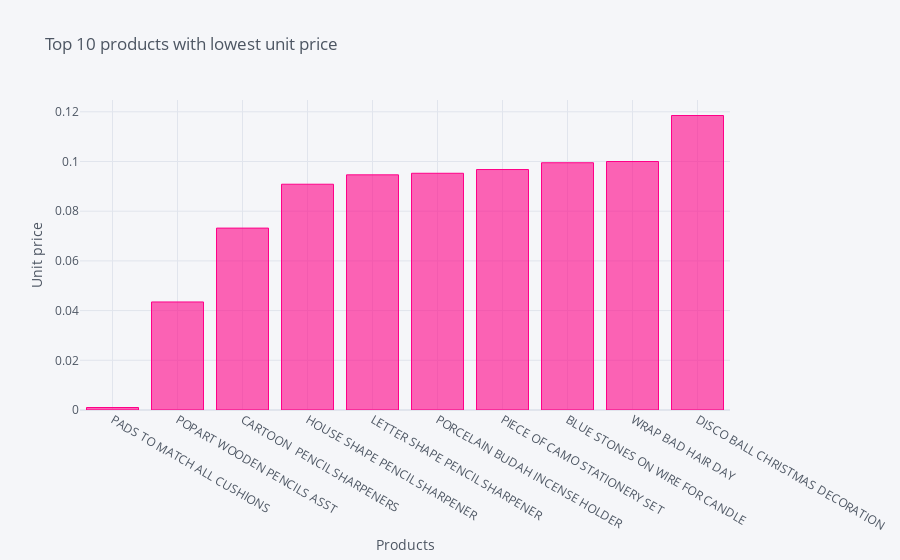

The notebook cell saved with this chart:
### Code cell
# visualize top 10 product lowest avg unitprice 
df = data4[['Description', 'UnitPrice']].groupby(['Description']).agg('mean') 
df2 = df.reset_index() 
df3 = df2.sort_values(by='UnitPrice', ascending=True).head(10)

df3.iplot(kind='bar', x='Description', xTitle='Products', yTitle='Unit price', 
           title='Top 10 products with lowest unit price', color='pink')

### Figure 1 — Plotly figure (JSON) as saved in the notebook; plotly's stock layout.template omitted (floating-point values rounded to 4 significant figures)
{"data": [{"marker": {"color": "rgba(255, 0, 136, 0.6)", "line": {"color": "rgba(255, 0, 136, 1.0)", "width": 1}}, "name": "UnitPrice", "orientation": "v", "text": "", "type": "bar", "x": ["PADS TO MATCH ALL CUSHIONS", "POPART WOODEN PENCILS ASST", "CARTOON  PENCIL SHARPENERS", "HOUSE SHAPE PENCIL SHARPENER", "LETTER SHAPE PENCIL SHARPENER", "PORCELAIN BUDAH INCENSE HOLDER", "PIECE OF CAMO STATIONERY SET", "BLUE STONES ON WIRE FOR CANDLE", "WRAP BAD HAIR DAY", "DISCO BALL CHRISTMAS DECORATION"], "y": [0.001, 0.04348, 0.0732, 0.09085, 0.09463, 0.09526, 0.09677, 0.0995, 0.1, 0.1185]}], "layout": {"legend": {"bgcolor": "#F5F6F9", "font": {"color": "#4D5663"}}, "paper_bgcolor": "#F5F6F9", "plot_bgcolor": "#F5F6F9", "title": {"font": {"color": "#4D5663"}, "text": "Top 10 products with lowest unit price"}, "xaxis": {"gridcolor": "#E1E5ED", "showgrid": true, "tickfont": {"color": "#4D5663"}, "title": {"font": {"color": "#4D5663"}, "text": "Products"}, "zerolinecolor": "#E1E5ED"}, "yaxis": {"gridcolor": "#E1E5ED", "showgrid": true, "tickfont": {"color": "#4D5663"}, "title": {"font": {"color": "#4D5663"}, "text": "Unit price"}, "zerolinecolor": "#E1E5ED"}}}
